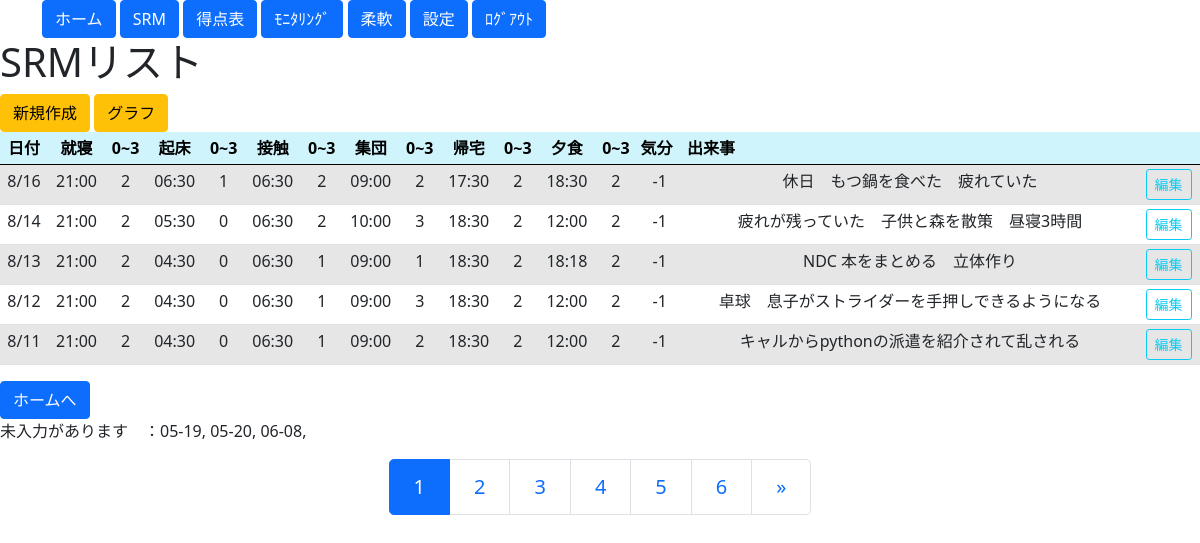
The app's page /SRM/SRMlist/, older data.
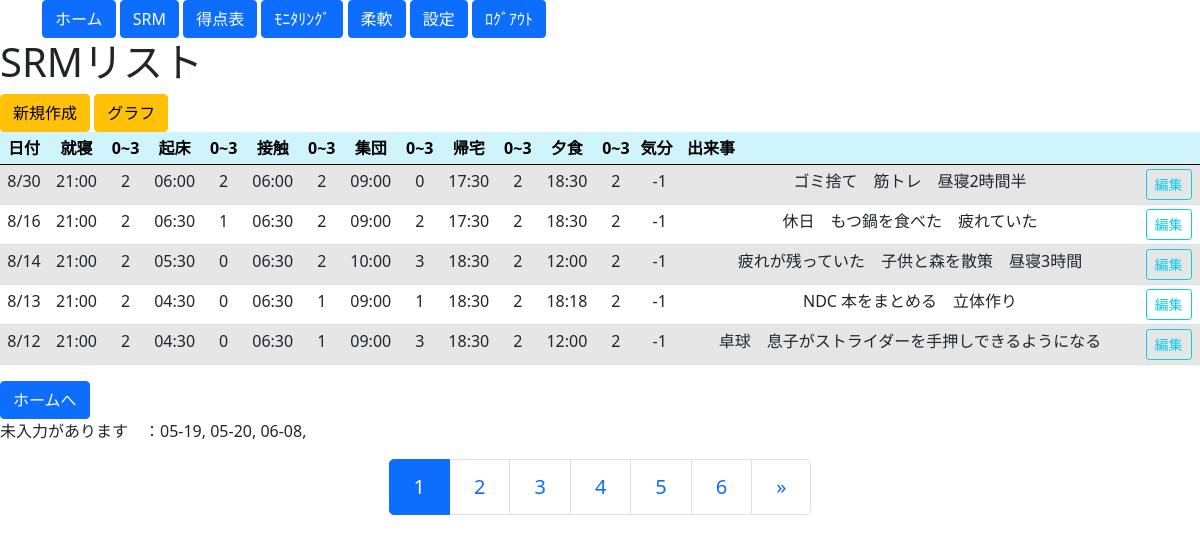
The same page, newer data.
### blogpost/models.py (models this page shows, shortened)
class SRMModel(models.Model):
    actions = ["昨就寝","起床","接触","集団","帰宅","夕食","#7","#8","#9","#10"]
    action_times = ["action" + str(i) +"_time" for i in range(len(actions))]
    default_times = [time(21,00,00,0),time(4,30,00,0),time(6,30,00,0),time(9,00,00,0),time(17,30,00,0),time(18,30,00,0),time(12,00,00,0),time(12,00,00,0),time(12,00,00,0),time(12,00,00,0)]
    default_values = [2,0,2,2,2,2,0,0,0,0]
    action_values = ["action" + str(i) +"_value" for i in range(len(actions))]
    value_range1 =  ((0,0),(1,1),(2,2),(3,3))
    value_range2 = ((-5,-5),(-4,-4),(-3,-3),(-2,-2),(-1,-1),(0,0),(1,1),(2,2),(3,3),(4,4),(5,5))
    i = 0
    SRM_date = models.DateField(primary_key=True, default=timezone.localtime, help_text="日付")  #db_index=True
    action_time1 = models.TimeField(default=default_times[i], blank=True, null=True, help_text=actions[i] + "の時間")
    action_value1 = models.IntegerField(default=default_values[i], choices=value_range1, blank=True, null=True, help_text=actions[i] +"の活動量 0～3")
    i += 1
    action_time2 = models.TimeField(default=default_times[i], blank=True, null=True, help_text=actions[i] + "の時間")
    action_value2 = models.IntegerField(default=default_values[i], choices=value_range1, blank=True, null=True, help_text=actions[i] +"の活動量 0～3")
    i += 1
    action_time3 = models.TimeField(default=default_times[i], blank=True, null=True, help_text=actions[i] + "の時間")
    action_value3 = models.IntegerField(default=default_values[i], choices=value_range1, blank=True, null=True, help_text=actions[i] +"の活動量 0～3")
    i += 1
    action_time4 = models.TimeField(default=default_times[i], blank=True, null=True, help_text=actions[i] + "の時間")
    action_value4 = models.IntegerField(default=default_values[i], choices=value_range1, blank=True, null=True, help_text=actions[i] +"の活動量 0～3")
    i += 1
    action_time5 = models.TimeField(default=default_times[i], blank=True, null=True, help_text=actions[i] + "の時間")
    action_value5 = models.IntegerField(default=default_values[i], choices=value_range1, blank=True, null=True, help_text=actions[i] +"の活動量 0～3")
    i += 1
    action_time6 = models.TimeField(default=default_times[i], blank=True, null=True, help_text=actions[i] + "の時間")
    action_value6 = models.IntegerField(default=default_values[i], choices=value_range1, blank=True, null=True, help_text=actions[i] +"の活動量 0～3")
    i += 1
    action_time7 = models.TimeField(default=default_times[i], blank=True, null=True, help_text=actions[i] + "の時間")
    action_value7 = models.IntegerField(default=default_values[i], choices=value_range1, blank=True, null=True, help_text=actions[i] +"の活動量 0～3")
    i += 1
    action_time8 = models.TimeField(default=default_times[i], blank=True, null=True, help_text=actions[i] + "の時間")
    action_value8 = models.IntegerField(default=default_values[i], choices=value_range1, blank=True, null=True, help_text=actions[i] +"の活動量 0～3")
    i += 1
    action_time9 = models.TimeField(default=default_times[i], blank=True, null=True, help_text=actions[i] + "の時間")
    action_value9 = models.IntegerField(default=default_values[i], choices=value_range1, blank=True, null=True, help_text=actions[i] +"の活動量 0～3")
    i += 1
    action_time10 = models.TimeField(default=default_times[i] , blank=True, null=True, help_text=actions[i] + "の時間")
    action_value10 = models.IntegerField(default=default_values[i], choices=value_range1, blank=True, null=True, help_text=actions[i] +"の活動量 0～3")
    day = models.CharField(max_length=20, blank=True, null=True)
    mood_value = models.IntegerField(choices=value_range2, default=None, blank=True, null=True, help_text="気分の値 -5～5")
    ivent = models.TextField(max_length=100, blank=True, null=True)

### blogpost/views.py (the view)
# urls.py: path('SRM/SRMlist/', SRMList.as_view(), name='SRMlist'),
class SRMList(ListView):
    template_name = 'SRM/SRMlist.html'
    model = SRMModel
    paginate_by = 5
    def get_queryset(self):
        SRM = SRMModel.objects.order_by('-SRM_date')
        return SRM
    def get_context_data(self, **kwargs):
        context = super().get_context_data(**kwargs) # はじめに継承元のメソッドを呼び出す
        context['players'] = '勇者', '戦士', '魔法使い', '忍者'
        context['message'] = 'Welcome my BBS'
        context['categolys'] = list(BlogModel.objects.all().values_list('title', flat=True))#.order_by("id")
        context['SRMoptions'] = list(SRMOptionModel.objects.all())
        context['SRMname'] = 'SRMoptions.0.SRM_name1','SRMoptions.0.SRM_name2','SRMoptions.0.SRM_name3','SRMoptions.0.SRM_name4','SRMoptions.0.SRM_name5','SRMoptions.0.SRM_name6','SRMoptions.0.SRM_name7','SRMoptions.0.SRM_name8','SRMoptions.0.SRM_name9','SRMoptions.0.SRM_name10'
        return context

### blogpost/templatetags/random_tags.py (called while the page is built)
@register.simple_tag
def nullblank(value1):
    if value1 is not None:
        ans = value1
    else:
        ans = "－"
    return ans

### blogpost/templates/SRM/SRMlist.html (shortened to what the changed rows need)
<!doctype html>
<html lang="en">
  <head>
    <link href="https://cdn.jsdelivr.net/npm/bootstrap@5.0.0-beta1/dist/css/bootstrap.min.css" rel="stylesheet">
  </head>
{% extends 'base.html' %}
{% block content %}
  <body>
  {% load srmcheck_tags %}
  {% load random_tags %}
    <h1>SRMリスト </h1>
    <table class="table table-striped table-hover table-sm"　style="text-align:center">
      <thead>
        <tr class="table-info">
          <th style="text-align:center">日付</th>
          {% if SRMoptions.0.SRM_name1 != None %}
            <th style="text-align:center">{{ SRMoptions.0.SRM_name1 }}</th>
            <th style="text-align:center">0~3</th>
          {% endif %}
          {% if SRMoptions.0.SRM_name2 != None %}
            <th style="text-align:center">{{ SRMoptions.0.SRM_name2 }}</th>
            <th style="text-align:center">0~3</th>
          {% endif %}
          {% if SRMoptions.0.SRM_name3 != None %}
            <th style="text-align:center">{{ SRMoptions.0.SRM_name3 }}</th>
            <th style="text-align:center">0~3</th>
          {% endif %}
          {% if SRMoptions.0.SRM_name4 != None %}
            <th style="text-align:center">{{ SRMoptions.0.SRM_name4 }}</th>
            <th style="text-align:center">0~3</th>
          {% endif %}
          {% if SRMoptions.0.SRM_name5 != None %}
            <th style="text-align:center">{{ SRMoptions.0.SRM_name5 }}</th>
            <th style="text-align:center">0~3</th>
          {% endif %}
          {% if SRMoptions.0.SRM_name6 != None %}
            <th style="text-align:center">{{ SRMoptions.0.SRM_name6 }}</th>
            <th style="text-align:center">0~3</th>
          {% endif %}
          <th>気分</th>
          <th>出来事</th>
          <th></th>
        </tr>
      </thead>
      <tbody>
      {% for item in object_list%}
        <tr style="text-align:center">
          <td>{{ item.SRM_date|date:"n/j" }}</td>
          {% if SRMoptions.0.SRM_name1 != None %}
          <td>{{ item.action_time1|date:"H:i" }}</td>
          <td>{% nullblank item.action_value1 %}</td>
          {% endif %}
          {% if SRMoptions.0.SRM_name2 != None %}
          <td>{{ item.action_time2|date:"H:i" }}</td>
          <td>{% nullblank item.action_value2 %}</td>
          {% endif %}
          {% if SRMoptions.0.SRM_name3 != None %}
          <td>{{ item.action_time3|date:"H:i" }}</td>
          <td>{% nullblank item.action_value3 %}</td>
          {% endif %}
          {% if SRMoptions.0.SRM_name4 != None %}
          <td>{{ item.action_time4|date:"H:i" }}</td>
          <td>{% nullblank item.action_value4 %}</td>
          {% endif %}
          {% if SRMoptions.0.SRM_name5 != None %}
          <td>{{ item.action_time5|date:"H:i" }}</td>
          <td>{% nullblank item.action_value5 %}</td>
          {% endif %}
          {% if SRMoptions.0.SRM_name6 != None %}
          <td>{{ item.action_time6|date:"H:i" }}</td>
          <td>{% nullblank item.action_value6 %}</td>
          {% endif %}
          <td>{% nullblank item.mood_value %}</td>
          <td>{{ item.ivent }}</td>
          <td><a class="btn btn-outline-info btn-sm" href="{% url 'SRMupdate' item.pk %}" role="button">編集</a></td>
        </tr>
      {% endfor %}
      </tbody>
    </table>
<nav aria-label="Page navigation example">
    <ul class="pagination justify-content-center pagination-lg g-mt-28 g-mb-28">
        {% for num in page_obj.paginator.page_range %}
            {% if num <= page_obj.number|add:5 and num >= page_obj.number|add:-5 %}
                {% if page_obj.number == num %}
                    <li class="page-item active"><a class="page-link" href="#">{{ num }}</a></li>
                {% else %}
                    <li class="page-item"><a class="page-link" href="?page={{ num }}">{{ num }}</a></li>
                {% endif %}
            {% endif %}
        {% endfor %}
    </ul>
</nav>
{% endblock content %}

Row changes from the older to the newer data that the page shows:
no longer on this page (row edited): SRMModel: SRM_date "8/11", action_time1 "21:00", action_value1 "2", action_time2 "04:30", action_value2 "0", action_time3 "06:30", action_value3 "1", action_time4 "09:00", action_value4 "2", action_time5 "18:30", action_value5 "2", action_time6 "12:00", action_value6 "2", mood_value "-1", ivent "キャルからpythonの派遣を紹介されて乱される"
added SRMModel: SRM_date "8/30", action_time1 "21:00", action_value1 "2", action_time2 "06:00", action_value2 "2", action_time3 "06:00", action_value3 "2", action_time4 "09:00", action_value4 "0", action_time5 "17:30", action_value5 "2", action_time6 "18:30", action_value6 "2", mood_value "-1", ivent "ゴミ捨て 筋トレ 昼寝2時間半"
